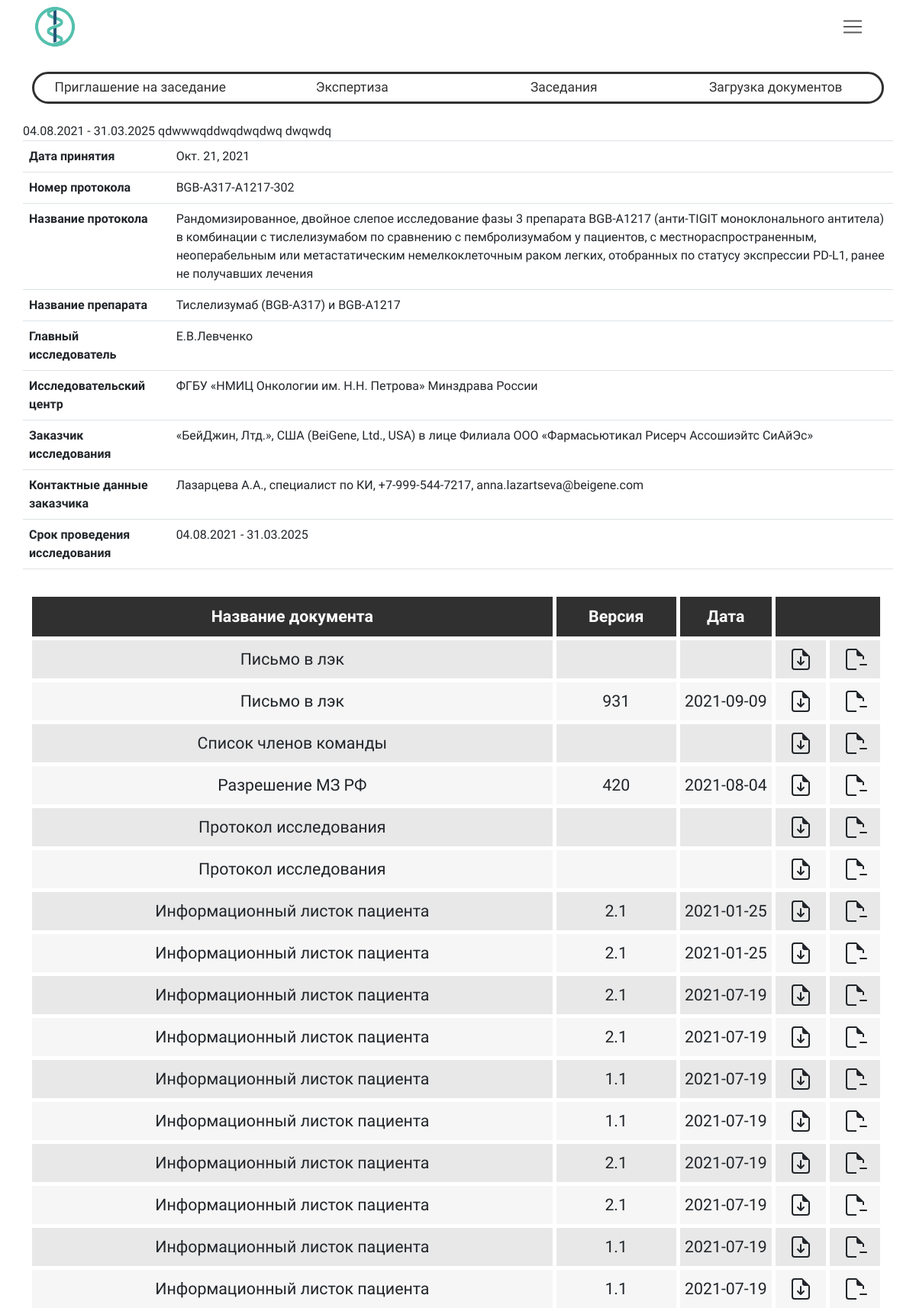
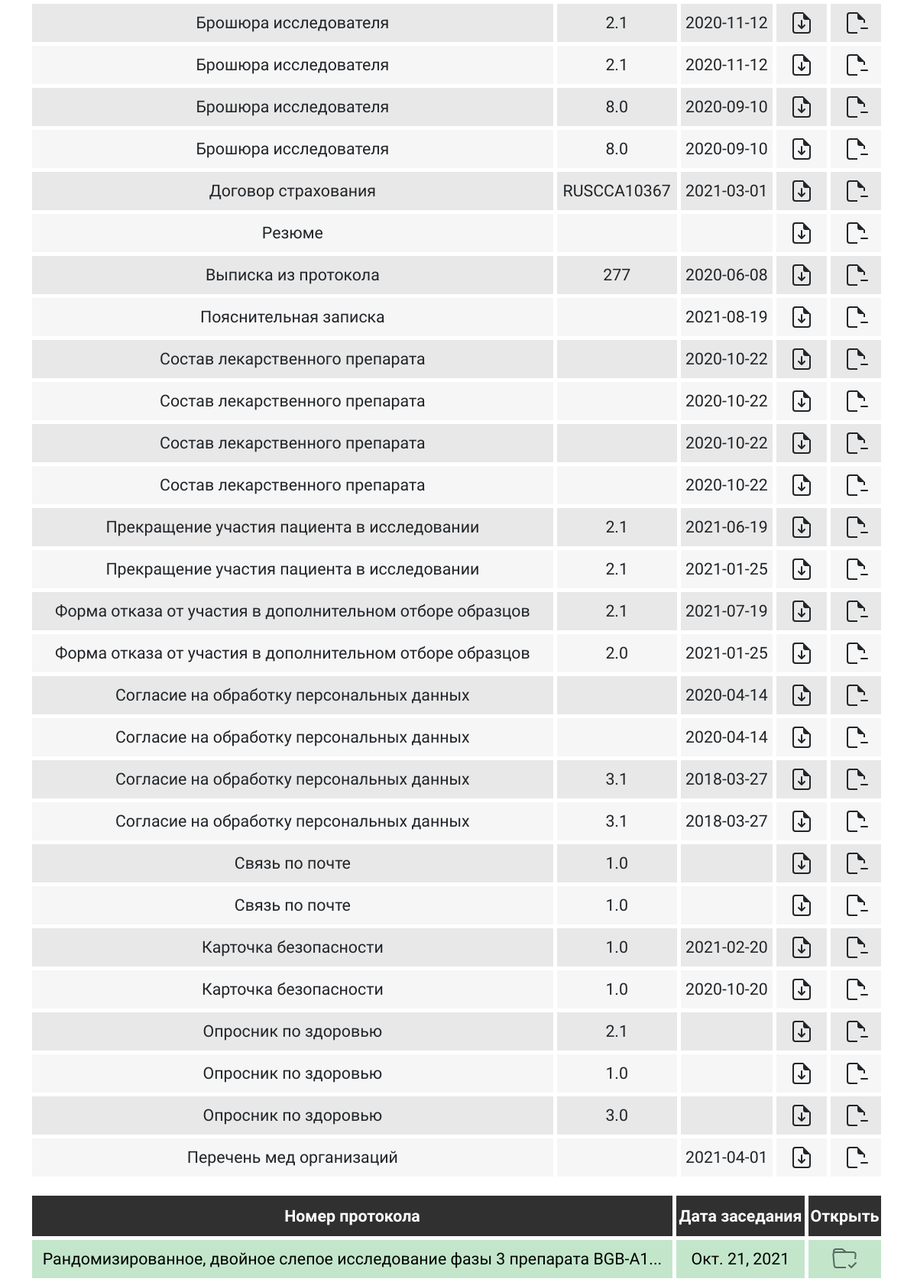
Screenshot of /research/WatchResearch/469/ (signed in) with the database file from the repository (2 pictures, top to bottom).
### researchManager/models.py (models this page shows, shortened)
class Research(models.Model):
    type = models.CharField("Тип исследования", max_length=50, null=True, blank=True)
    type_request = models.CharField("Тип заявки", max_length=50, null=True, blank=True)
    owner = models.ForeignKey(settings.AUTH_USER_MODEL, on_delete=models.CASCADE, null=True, blank=True)
    identityCode = models.CharField("Код исследования", max_length=50, null=True, blank=True)
    date_accepted = models.DateField("Дата одобрения", blank=True, null=True, default="2021-05-05")
    date_created = models.DateTimeField("Дата загрузки в систему", auto_now_add=True, null=True, blank=True)
    protocol_number = models.CharField("Номер протокола", max_length=50, null=True, blank=True)
    protocol_name = models.CharField("Название протокола", max_length=500, null=True, blank=True)
    work_name = models.CharField("Название работы", max_length=500, null=True, blank=True)
    division = models.CharField("Подразделение", max_length=500, null=True, blank=True)
    executor = models.CharField("Исполнитель", max_length=500, null=True, blank=True)
    specialization = models.CharField("Специализация", max_length=500, null=True, blank=True)
    managers = models.CharField("Менеджеры", max_length=500, null=True, blank=True)
    name_research = models.CharField("Название исследования", max_length=500, null=True, blank=True)
    drug_name = models.CharField("Название препарата", max_length=500, null=True, blank=True)
    main_researcher = models.CharField("Главный исследователь", max_length=500, null=True, blank=True)
    research_center = models.CharField("Исследовательский центр", max_length=500, null=True, blank=True)
    customer = models.CharField("Заказчик", max_length=500, null=True, blank=True)
    customer_contacts = models.CharField("Контактные данные заказчика", max_length=500, null=True, blank=True)
    duration = models.CharField("Срок проведения исследования", max_length=150, null=True, blank=True)
    version = models.IntegerField("Версия", null=True, blank=True)
    addedOnMeeting = models.BooleanField("Добавленно на заседании", default=False)
    class Meta:
        verbose_name = "Исследование"
        verbose_name_plural = "Исследования"
    def __str__(self, MAX_LENGTH=70):
        MAX_LENGTH = 70
        name = "Ошибка данных"
        if self.type == "clinicalResearch":
            name = self.protocol_name
        if self.type == "preclinicalResearch":
            name = self.work_name
        if self.type == "initiativeResearch":
            name = self.name_research
        if self.type == "dissertationWork":
            name = self.work_name
            print(name)
        if len(name) > MAX_LENGTH:
            return name[:MAX_LENGTH] + '...'
        else:
            return name

class Files(models.Model):
    name = models.CharField("Название документа", max_length=150)
    version = models.CharField("Версия документа", max_length=50, null=True, blank=True)
    date = models.CharField("Дата документа", max_length=50, null=True, blank=True)
    file = models.FileField("Путь к файлу")
    research = models.ForeignKey(Research, on_delete=models.CASCADE, related_name='research_id')

### researchManager/views.py (the view, shortened to what this page needs)
# urls.py: path("WatchResearch/<int:researchId>/", login_required(views.WatchResearch.getResearch), name="watchResearch"),
    def getResearch(request, researchId):
        research, filesList, history = getResearchHistory(researchId)
        return render(request, "research/research.html", {
            'research': research,
            'filesList': filesList,
            'history': history,
        })

### researchManager/functions/loadResearch.py (called while the page is built)
def getResearchHistory(researchId):
    research = Research.objects.get(id=researchId)
    filesList = Files.objects.filter(research=research)
    history = []
    relatedResearchs = Research.objects.filter(identityCode=research.identityCode).order_by('-date_accepted')
    for historyResearch in relatedResearchs:
        historyFiles = Files.objects.filter(research=research)
        history.append({"historyResearch": historyResearch, "historyFiles": historyFiles})
    return research, filesList, history

### researchManager/templates/research/research.html (shortened to what this page needs)
{% extends "base.html" %}
{% load static %}
{% block content %}
<link rel="stylesheet" type="text/css" href="{% static 'css/main.css' %}">
{% if research.type == "clinicalResearch" %}
  {% include "research/watchResearch/clinicalResearch.html" %}
{% endif %}
{% if filesList %}
  <div class="col-12 text-center">
    <table class="custom_table w-100">
        <thead>
            <tr>
              <th scope="col">Название документа</th>
              <th scope="col">Версия</th>
              <th scope="col">Дата</th>
              <th colspan="2" scope="col"></th>
            </tr>
        </thead>
      <tbody>
        {% for file in filesList %}
        <tr>
          <td>{{ file.name }}</td>
          <td>{{ file.version }} </td>
          <td>{{ file.date }} </td>
          <form method="POST">
            <td><a class="btn" href="{{ file.file.url }}" target="_blank">
            </a></td>
              <td><button class="btn" type="submit" name="idFile" value='{{ file.id }}' onclick="return confirm('Удалить файл?')";>
              </button></td>
        </tr>
        {% endfor %}
      </tbody>
    </table>
  </div>
{% endif %}
<div class="col-12 text-center">
      <table class="custom_table w-100" >
        <thead>
          <tr >
            <th scope="col">Номер протокола</th>
            <th scope="col">Дата заседания</th>
            <th scope="col">Открыть</th>
          </tr>
        </thead>
        <tbody>
          {% for relatedResearch in history %}
          {% if relatedResearch.historyResearch == research %}
              <tr class="table-success">
          {% else %}
              <tr>
          {% endif %}
              <td scope="row">{{relatedResearch.historyResearch}}</td>
              <td>{{relatedResearch.historyResearch.date_accepted}}</td>
              <td>
          {% if relatedResearch.historyResearch != research %}
              <form action="{% url 'watchResearch' relatedResearch.historyResearch.id %}">
                <button type="submit" class="btn">
                  <svg width="2em" height="2em" viewBox="0 0 16 16" class="bi bi-folder" fill="currentColor" xmlns="http://www.w3.org/2000/svg">
                    <path d="M9.828 4a3 3 0 0 1-2.12-.879l-.83-.828A1 1 0 0 0 6.173 2H2.5a1 1 0 0 0-1 .981L1.546 4h-1L.5 3a2 2 0 0 1 2-2h3.672a2 2 0 0 1 1.414.586l.828.828A2 2 0 0 0 9.828 3v1z"/>
                    <path fill-rule="evenodd" d="M13.81 4H2.19a1 1 0 0 0-.996 1.09l.637 7a1 1 0 0 0 .995.91h10.348a1 1 0 0 0 .995-.91l.637-7A1 1 0 0 0 13.81 4zM2.19 3A2 2 0 0 0 .198 5.181l.637 7A2 2 0 0 0 2.826 14h10.348a2 2 0 0 0 1.991-1.819l.637-7A2 2 0 0 0 13.81 3H2.19z"/>
                  </svg>
                </button>
              </form>
            {% else %}
            <button  class="btn" disabled>
            </button>
          {% endif %}
              </td>
            </tr>
          {% endfor %}
        </tbody>
      </table>
  </div>
</div>
{% endblock %}

### researchManager/templates/research/watchResearch/clinicalResearch.html (shortened to what this page needs)
 <table class="table">
      <tbody>{{ research.duration }}
        <tr>
          <th>Дата принятия</th>
          <td>{{ research.date_accepted }}</td>
        </tr>
        <tr>
          <th>Номер протокола</th>
          <td>{{ research.protocol_number }}</td>
        </tr>
        <tr>
          <th>Название протокола</th>
          <td>{{ research.protocol_name }}</td>
        </tr>
        <tr>
          <th>Название препарата</th>
          <td>{{ research.drug_name }}</td>
        </tr>
        <tr>
          <th>Главный исследователь</th>
          <td>{{ research.main_researcher }}</td>
        </tr>
        <tr>
          <th>Исследовательский центр</th>
          <td>{{ research.research_center }}</td>
        </tr>
        <tr>
        <th>Заказчик исследования</th>
          <td>{{ research.customer }}</td>
        </tr>
        <tr>
        <th>Контактные данные заказчика</th>
          <td>{{ research.customer_contacts }}</td>
        </tr>
        <th>Срок проведения исследования</th>
          <td>{{ research.duration }}</td>
      </tbody>
    </table>

### static/css/style.css (style rules this page uses)
body { font-family: 'Ruda', sans-serif; }
.custom_table { font-size: 16pt; border-collapse: collapse; text-align: center; margin: auto; width: 85%; margin-top: 20px; }
.custom_table th { background-color: #303030; color: white; }
.custom_table th, .custom_table td { border-style: solid; border-width: 0 5px 5px 0; border-color: white; height: 55px; }
.custom_table tr:nth-child(odd) { background: #E8E8E8; }
.custom_table tr:nth-child(even) { background: #F6F6F6; }

### rows the page displays
Research: date_accepted "Окт. 21, 2021", protocol_number "BGB-A317-A1217-302", protocol_name "Рандомизированное, двойное слепое исследование фазы 3 препарата BGB-A1217 (анти-TIGIT моноклонального антитела) в комбинации с тислелизумабом по сравнению с пембролизумабом у пациентов, с местнораспространенным, неоперабельным или метастатическим немелкоклеточным раком легких, отобранных по статусу экспрессии PD-L1, ранее не получавших лечения", drug_name "Тислелизумаб (BGB-A317) и BGB-A1217", main_researcher "Е.В.Левченко", research_center "ФГБУ «НМИЦ Онкологии им. Н.Н. Петрова» Минздрава России", customer "«БейДжин, Лтд.», США (BeiGene, Ltd., USA) в лице Филиала ООО «Фармасьютикал Рисерч Ассошиэйтс СиАйЭс»", customer_contacts "Лазарцева А.А., специалист по КИ, +7-999-544-7217, anna.lazartseva@beigene.com", duration "04.08.2021 - 31.03.2025", historyResearch "Рандомизированное, двойное слепое исследование фазы 3 препарата BGB-A1...", historyResearch.date_accepted "Окт. 21, 2021"
Files: name "Письмо в лэк", {{ file.id }} 541 (drawn)
Files: name "Письмо в лэк", version "931", date "2021-09-09", {{ file.id }} 542 (drawn)
Files: name "Список членов команды", {{ file.id }} 543 (drawn)
Files: name "Разрешение МЗ РФ", version "420", date "2021-08-04", {{ file.id }} 544 (drawn)
Files: name "Протокол исследования", {{ file.id }} 545 (drawn)
Files: name "Протокол исследования", {{ file.id }} 546 (drawn)
Files: name "Информационный листок пациента", version "2.1", date "2021-01-25", {{ file.id }} 547 (drawn)
Files: name "Информационный листок пациента", version "2.1", date "2021-01-25", {{ file.id }} 548 (drawn)
Files: name "Информационный листок пациента", version "2.1", date "2021-07-19", {{ file.id }} 549 (drawn)
Files: name "Информационный листок пациента", version "2.1", date "2021-07-19", {{ file.id }} 550 (drawn)
Files: name "Информационный листок пациента", version "1.1", date "2021-07-19", {{ file.id }} 551 (drawn)
Files: name "Информационный листок пациента", version "1.1", date "2021-07-19", {{ file.id }} 552 (drawn)
Files: name "Информационный листок пациента", version "2.1", date "2021-07-19", {{ file.id }} 553 (drawn)
Files: name "Информационный листок пациента", version "2.1", date "2021-07-19", {{ file.id }} 554 (drawn)
Files: name "Информационный листок пациента", version "1.1", date "2021-07-19", {{ file.id }} 555 (drawn)
Files: name "Информационный листок пациента", version "1.1", date "2021-07-19", {{ file.id }} 556 (drawn)
Files: name "Брошюра исследователя", version "2.1", date "2020-11-12", {{ file.id }} 557 (drawn)
Files: name "Брошюра исследователя", version "2.1", date "2020-11-12", {{ file.id }} 558 (drawn)
Files: name "Брошюра исследователя", version "8.0", date "2020-09-10", {{ file.id }} 559 (drawn)
Files: name "Брошюра исследователя", version "8.0", date "2020-09-10", {{ file.id }} 560 (drawn)
Files: name "Договор страхования", version "RUSCCA10367", date "2021-03-01", {{ file.id }} 561 (drawn)
Files: name "Резюме", {{ file.id }} 562 (drawn)
Files: name "Выписка из протокола", version "277", date "2020-06-08", {{ file.id }} 563 (drawn)
Files: name "Пояснительная записка", date "2021-08-19", {{ file.id }} 564 (drawn)
Files: name "Cостав лекарственного препарата", date "2020-10-22", {{ file.id }} 565 (drawn)
Files: name "Cостав лекарственного препарата", date "2020-10-22", {{ file.id }} 566 (drawn)
Files: name "Cостав лекарственного препарата", date "2020-10-22", {{ file.id }} 567 (drawn)
Files: name "Cостав лекарственного препарата", date "2020-10-22", {{ file.id }} 568 (drawn)
Files: name "Прекращение участия пациента в исследовании", version "2.1", date "2021-06-19", {{ file.id }} 569 (drawn)
Files: name "Прекращение участия пациента в исследовании", version "2.1", date "2021-01-25", {{ file.id }} 570 (drawn)
Files: name "Форма отказа от участия в дополнительном отборе образцов", version "2.1", date "2021-07-19", {{ file.id }} 571 (drawn)
Files: name "Форма отказа от участия в дополнительном отборе образцов", version "2.0", date "2021-01-25", {{ file.id }} 572 (drawn)
Files: name "Согласие на обработку персональных данных", date "2020-04-14", {{ file.id }} 573 (drawn)
Files: name "Согласие на обработку персональных данных", date "2020-04-14", {{ file.id }} 574 (drawn)
Files: name "Согласие на обработку персональных данных", version "3.1", date "2018-03-27", {{ file.id }} 575 (drawn)
Files: name "Согласие на обработку персональных данных", version "3.1", date "2018-03-27", {{ file.id }} 576 (drawn)
Files: name "Связь по почте", version "1.0", {{ file.id }} 577 (drawn)
Files: name "Связь по почте", version "1.0", {{ file.id }} 578 (drawn)
Files: name "Карточка безопасности", version "1.0", date "2021-02-20", {{ file.id }} 579 (drawn)
Files: name "Карточка безопасности", version "1.0", date "2020-10-20", {{ file.id }} 580 (drawn)
Files: name "Опросник по здоровью", version "2.1", {{ file.id }} 581 (drawn)
Files: name "Опросник по здоровью", version "1.0", {{ file.id }} 582 (drawn)
Files: name "Опросник по здоровью", version "3.0", {{ file.id }} 583 (drawn)
Files: name "Перечень мед организаций", date "2021-04-01", {{ file.id }} 584 (drawn)
